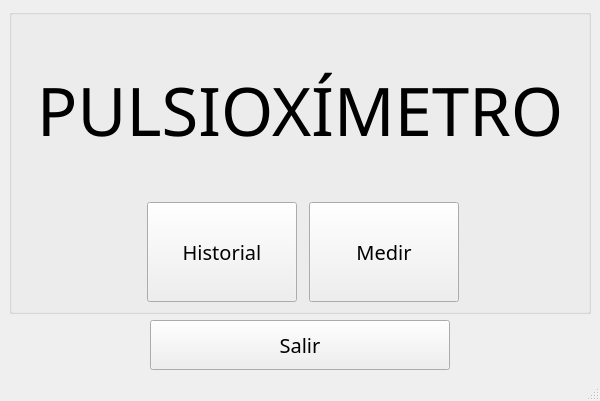
<?xml version="1.0" encoding="UTF-8"?>
<ui version="4.0">
 <class>MainWindow</class>
 <widget class="QMainWindow" name="MainWindow">
  <property name="geometry">
   <rect>
    <x>0</x>
    <y>0</y>
    <width>600</width>
    <height>401</height>
   </rect>
  </property>
  <property name="font">
   <font>
    <family>Manjari</family>
   </font>
  </property>
  <property name="windowTitle">
   <string>MainWindow</string>
  </property>
  <widget class="QWidget" name="centralwidget">
   <layout class="QGridLayout" name="gridLayout">
    <item row="3" column="1">
     <widget class="QPushButton" name="pushButtonSalir">
      <property name="minimumSize">
       <size>
        <width>300</width>
        <height>50</height>
       </size>
      </property>
      <property name="maximumSize">
       <size>
        <width>16777215</width>
        <height>16777215</height>
       </size>
      </property>
      <property name="font">
       <font>
        <family>Manjari</family>
        <pointsize>15</pointsize>
       </font>
      </property>
      <property name="text">
       <string>Salir</string>
      </property>
     </widget>
    </item>
    <item row="3" column="0">
     <spacer name="horizontalSpacer_3">
      <property name="orientation">
       <enum>Qt::Horizontal</enum>
      </property>
      <property name="sizeHint" stdset="0">
       <size>
        <width>40</width>
        <height>20</height>
       </size>
      </property>
     </spacer>
    </item>
    <item row="3" column="2">
     <spacer name="horizontalSpacer_4">
      <property name="orientation">
       <enum>Qt::Horizontal</enum>
      </property>
      <property name="sizeHint" stdset="0">
       <size>
        <width>40</width>
        <height>20</height>
       </size>
      </property>
     </spacer>
    </item>
    <item row="1" column="0" rowspan="2" colspan="3">
     <widget class="QGroupBox" name="groupBox">
      <property name="minimumSize">
       <size>
        <width>0</width>
        <height>280</height>
       </size>
      </property>
      <property name="title">
       <string/>
      </property>
      <property name="alignment">
       <set>Qt::AlignCenter</set>
      </property>
      <layout class="QGridLayout" name="gridLayout_2">
       <item row="3" column="0">
        <spacer name="horizontalSpacer">
         <property name="orientation">
          <enum>Qt::Horizontal</enum>
         </property>
         <property name="sizeHint" stdset="0">
          <size>
           <width>40</width>
           <height>20</height>
          </size>
         </property>
        </spacer>
       </item>
       <item row="3" column="5">
        <spacer name="horizontalSpacer_2">
         <property name="orientation">
          <enum>Qt::Horizontal</enum>
         </property>
         <property name="sizeHint" stdset="0">
          <size>
           <width>40</width>
           <height>20</height>
          </size>
         </property>
        </spacer>
       </item>
       <item row="3" column="2">
        <widget class="QPushButton" name="botonHistorial">
         <property name="sizePolicy">
          <sizepolicy hsizetype="Minimum" vsizetype="Minimum">
           <horstretch>0</horstretch>
           <verstretch>0</verstretch>
          </sizepolicy>
         </property>
         <property name="minimumSize">
          <size>
           <width>150</width>
           <height>100</height>
          </size>
         </property>
         <property name="baseSize">
          <size>
           <width>0</width>
           <height>0</height>
          </size>
         </property>
         <property name="font">
          <font>
           <family>Manjari</family>
           <pointsize>15</pointsize>
          </font>
         </property>
         <property name="text">
          <string>Historial</string>
         </property>
        </widget>
       </item>
       <item row="0" column="0" colspan="6">
        <widget class="QLabel" name="label">
         <property name="font">
          <font>
           <family>Manjari</family>
           <pointsize>50</pointsize>
           <italic>false</italic>
           <bold>false</bold>
           <underline>false</underline>
           <strikeout>false</strikeout>
           <kerning>true</kerning>
          </font>
         </property>
         <property name="text">
          <string>PULSIOXÍMETRO</string>
         </property>
         <property name="alignment">
          <set>Qt::AlignCenter</set>
         </property>
        </widget>
       </item>
       <item row="3" column="4">
        <widget class="QPushButton" name="botonMediciones">
         <property name="minimumSize">
          <size>
           <width>150</width>
           <height>100</height>
          </size>
         </property>
         <property name="font">
          <font>
           <family>Manjari</family>
           <pointsize>15</pointsize>
           <kerning>true</kerning>
          </font>
         </property>
         <property name="layoutDirection">
          <enum>Qt::LeftToRight</enum>
         </property>
         <property name="text">
          <string>Medir</string>
         </property>
        </widget>
       </item>
      </layout>
     </widget>
    </item>
   </layout>
  </widget>
  <widget class="QStatusBar" name="statusbar"/>
 </widget>
 <resources/>
 <connections/>
</ui>
